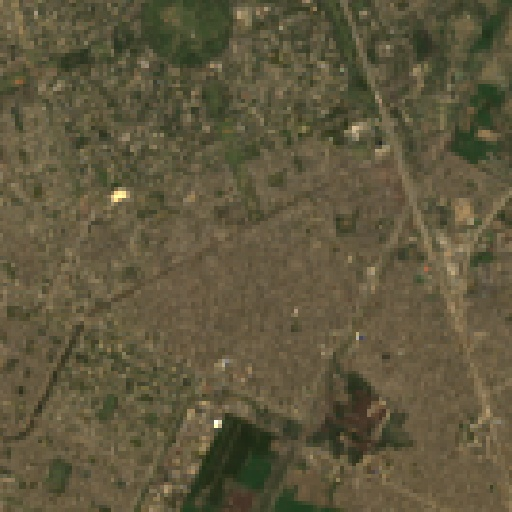
#> input picture src/dataset/2014.png, 512 x 512 px
$ python app.py   (older library calls are emulated)
#> lines starting #> are read from the running program, lines starting #| are printed output that depends on the picture; after the words box and inside, x2 and y2 are one past the last pixel; in counts of white or black regions, pixels touching at a corner belong together; long printed decimals are rounded
### src/imageprocessor/qualityprocessor.py
import cv2
import numpy as np
def estimateimageblurfrompicture(img):
    return cv2.Laplacian(img,cv2.CV_64F).var()

def estimateimageblurbypath(img_path):
    img=cv2.imread(img_path,0)
    return estimateimageblurfrompicture(img)

def getabsvarbyvalues(var1,var2):
    #will return true if var1<=var2
    #will return false if var1>var2
    if var1>=var2:
        return True,var1-var2
    return False,var2-var1


def getscale_factor(var1, var2):
    if var1 <= var2:
        return 1.0
    predicted_scale = np.sqrt(var2 / var1)
    return max(0.05, min(0.99, predicted_scale))


### src/imageeditor/qualitychanger.py
import cv2
import numpy as np
# [10 lines left out: function GaussianImageBlur, not called in this run]

#Pixelation
def decreaseimagequality(img1,score1,scale_factor): #from main score1>score2
    #for this function the score of img1 should be greater than the score of the image 2

    h,w=img1.shape

    low_res_w=int(w*scale_factor)
    low_res_h=int(h*scale_factor)
    img_small=cv2.resize(img1,(low_res_w,low_res_h),interpolation=cv2.INTER_AREA)
    return cv2.resize(img_small,(w,h),interpolation=cv2.INTER_NEAREST)

### src/changedetector/feature_extractor.py
import cv2
import numpy as np

def matchfeatures(image_name1, image_name2):
    """
    Detects ORB features in both images and matches them.
    Returns two lists of (x, y) coordinates for the UNMATCHED keypoints
    in image1 and image2 respectively — these are the points of interest
    (potential change regions) that did not find a match in the other image.
    """
    img1 = cv2.imread(f'{image_name1}', cv2.IMREAD_GRAYSCALE)
    img2 = cv2.imread(f'{image_name2}', cv2.IMREAD_GRAYSCALE)

    orb = cv2.ORB_create(nfeatures=10)

    kp1, des1 = orb.detectAndCompute(img1, None)
    kp2, des2 = orb.detectAndCompute(img2, None)

    bf = cv2.BFMatcher(cv2.NORM_HAMMING, crossCheck=True)
    matches = bf.match(des1, des2)
    matches = sorted(matches, key=lambda x: x.distance)

    matched_indices_img1 = {m.queryIdx for m in matches}
    matched_indices_img2 = {m.trainIdx for m in matches}

    unmatched_coords_img1 = [
        (int(kp1[idx].pt[0]), int(kp1[idx].pt[1]))
        for idx in range(len(kp1))
        if idx not in matched_indices_img1
    ]

    unmatched_coords_img2 = [
        (int(kp2[idx].pt[0]), int(kp2[idx].pt[1]))
        for idx in range(len(kp2))
        if idx not in matched_indices_img2
    ]

    return unmatched_coords_img1, unmatched_coords_img2

### src/imageeditor/markups.py
import cv2

def markregions(image_path, coordinates, save_path, radius=20, color=(0, 0, 255), thickness=2):
    """
    Loads the original color image at image_path, draws a circle at each
    (x, y) coordinate in the coordinates list, and saves the annotated
    image to save_path.

    Args:
        image_path  (str):              Path to the source image file.
        coordinates (list[tuple]):      List of (x, y) pixel coordinates to mark.
        save_path   (str):              Path where the annotated image will be saved.
        radius      (int):              Radius of each marker circle (default 20).
        color       (tuple):            BGR color of the marker circle (default red).
        thickness   (int):              Circle border thickness (default 2).
    """
    image = cv2.imread(image_path, cv2.IMREAD_COLOR)
    if image is None:
        raise FileNotFoundError(f"Could not load image at: {image_path}")

    for (x, y) in coordinates:
        cv2.circle(image, (x, y), radius, color, thickness)

    cv2.imwrite(save_path, image)
    print(f"Marked image saved to: {save_path}")

### src/authenticator/authenticate.py
import ee
def authenticateuser(project_name):
    try:
        ee.Initialize(project=project_name)
    except Exception:
        ee.Authenticate()
        ee.Initialize(project=project_name)

### app.py
from src.dataloader.sensor_config import saveimage
import json
import os
from datetime import date
from dateutil.relativedelta import relativedelta
import shutil
from src.authenticator.authenticate import authenticateuser
from src.changedetector.feature_extractor import matchfeatures
from src.imageprocessor.qualityprocessor import estimateimageblurfrompicture
from src.imageprocessor.qualityprocessor import getabsvarbyvalues,getscale_factor
from src.imageeditor.qualitychanger import GaussianImageBlur, decreaseimagequality
from src.imageeditor.markups import markregions
import cv2
# these variables would be later input from the frontend
start_year = 1984
end_year = 2015
c1 = "2014"
c2 = "2015"
geometry_points = [74.4189, 31.4697]

# Load configurations
with open('config.json', 'r') as f:
#> (reads config.json from the repository)
    config = json.load(f)

authenticateuser(config['project_name'])

year_startdate = date(start_year, 1, 1)
curr_year = start_year

# [22 lines of commented-out code are left out]
grey1 = cv2.imread(f'src/dataset/{c1}.png', cv2.IMREAD_GRAYSCALE)  # Blurry baseline
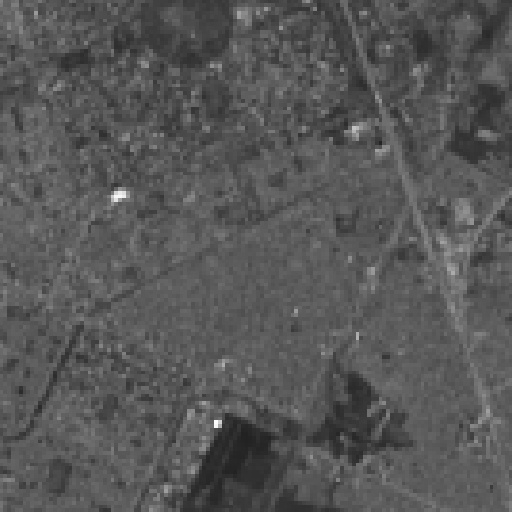
#> grey1: shape (512, 512); min 33, max 255, mean 87
grey2 = cv2.imread(f'src/dataset/{c2}.png', cv2.IMREAD_GRAYSCALE)  # Sharp target to degrade
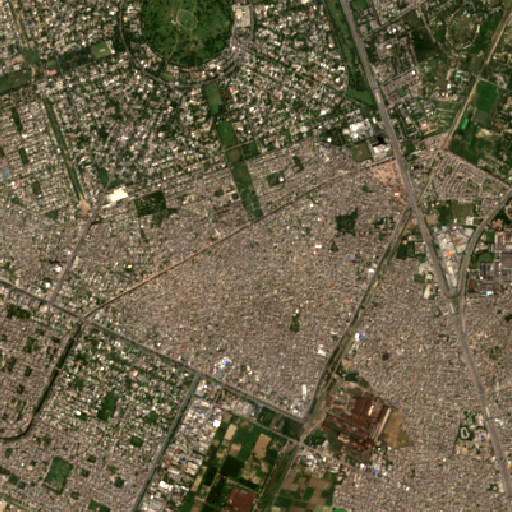
#> input picture src/dataset/2015.png, 512 x 512 px
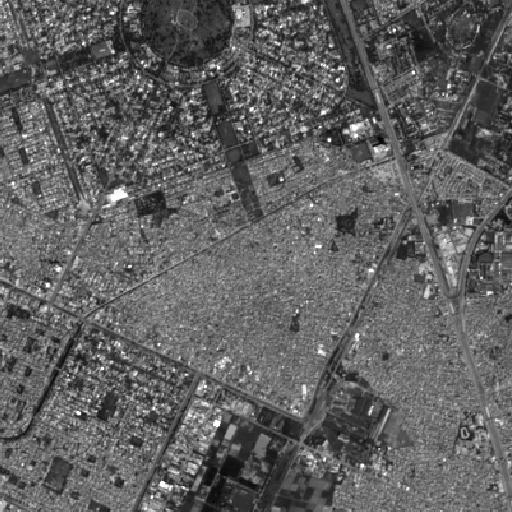
#> grey2: shape (512, 512); min 0, max 255, mean 96.4
if grey1 is None:
    # Fallback to absolute/relative path check
    grey1 = cv2.imread(f'src/dataset/{c1}.png', cv2.IMREAD_GRAYSCALE)
if grey2 is None:
    grey2 = cv2.imread(f'src/dataset/{c2}.png', cv2.IMREAD_GRAYSCALE)

# 2. Get initial variance scores
var1 = estimateimageblurfrompicture(grey1)
#> var1 = 193.4
var2 = estimateimageblurfrompicture(grey2)
#> var2 = 1926.7
print('The gray score values are: ')
print(var1, var2)
#| 193.446 1926.652
returnstatus, abs_var = getabsvarbyvalues(var1, var2)
#> returnstatus = False; abs_var = 1733.2
print(returnstatus, abs_var)
#| False 1733.206

# Initial estimate of scale factor
scale_factor = getscale_factor(var2, var1)
#> in getscale_factor, `predicted_scale = np.sqrt(var2 / var1)`: predicted_scale = 0.317
#> scale_factor = 0.317

# Create a copy of grey2 to safely mutate inside the loop
grey2_processed = grey2.copy()

# We set a minimum threshold to prevent downscaling to less than 5% of the original size
min_scale_threshold = 0.05
prev_scale_factor = 1.0

# 3. Dynamic Feedback Loop: Adjust scale factor based on the variance ratio
# This formula automatically adapts the step size for different years/sensors
while scale_factor > min_scale_threshold and estimateimageblurfrompicture(grey2_processed) > var1:
    current_var = estimateimageblurfrompicture(grey2_processed)

    # If the scale factor is no longer changing significantly, stop to prevent infinite looping
    if abs(prev_scale_factor - scale_factor) < 1e-4:
        break

    prev_scale_factor = scale_factor

    # Degrade the sharp image (grey2) and store it back into grey2_processed
    grey2_processed = decreaseimagequality(grey2, current_var, scale_factor)

    # Dynamic formula: update the scale factor based on the ratio of target variance to current variance.
    # We use a dampening exponent (e.g., 0.4) to smoothly converge without overshooting.
    scale_factor *= (var1 / current_var) ** 0.4
#> this loop made 3 passes
#> (current_var, prev_scale_factor, low_res_w in decreaseimagequality, low_res_h in decreaseimagequality, scale_factor) on passes 1 to 3: (1926.7, 0.317, 162, 162, 0.126), (745.5, 0.126, 64, 64, 0.0737), (215.5, 0.0737, 37, 37, 0.0706)
#> pass 1, `grey2_processed = decreaseimagequality(grey2, current_var, scale_factor)`:
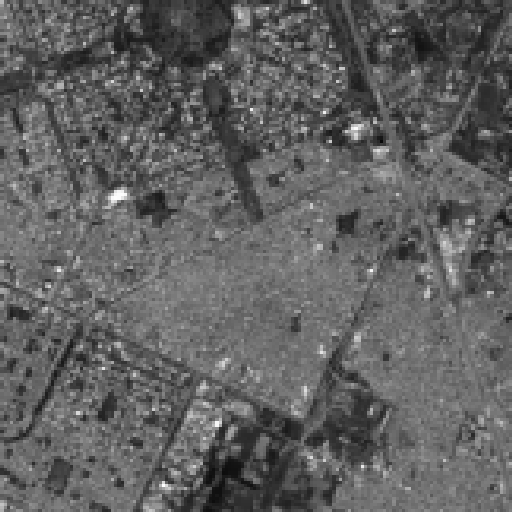
#> grey2_processed: shape (512, 512); min 8, max 254, mean 96.3
#> after the loop:
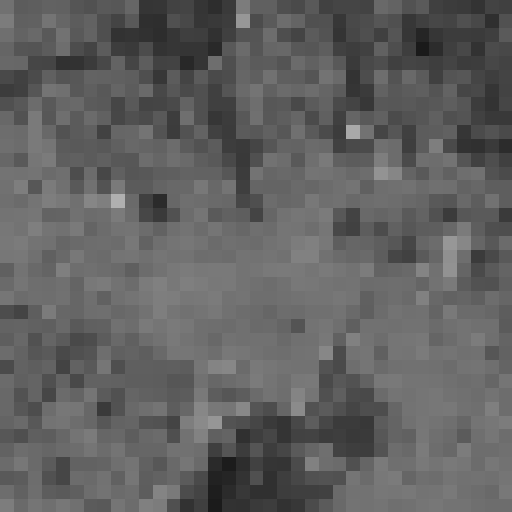
#> grey2_processed: shape (512, 512); min 26, max 176, mean 96.3
#> after the loop, scale_factor = 0.0706

# 4. Corrected Saving Logic: Save the processed image using c1 and c2 variables
cv2.imwrite(f"src/dataset/res{c2}.png", grey2_processed)  # This is the newly matched image
cv2.imwrite(f"src/dataset/res{c1}.png", grey1)            # This is your pristine, untouched baseline

# 5. Feature Matching: detect unmatched keypoints (regions of potential change)
coords_img1, coords_img2 = matchfeatures(
    f'src/dataset/res{c1}.png',
    f'src/dataset/res{c2}.png'
)
#> in matchfeatures, `kp1, des1 = orb.detectAndCompute(img1, None)`: kp1 = 10 keypoints; (x, y, size): (215, 426, 31), (215, 426, 37.2), (216, 425, 53.6), (216, 421, 64.3), (215, 421, 37.2), (215, 426, 44.6), (215, 422, 44.6), (221, 425, 31), (216, 423, 77.1), (119, 194, 92.6)
#> in matchfeatures, `kp2, des2 = orb.detectAndCompute(img2, None)`: kp2 = 8 keypoints; (x, y, size): (347, 137, 44.6), (347, 137, 53.6), (348, 137, 64.3), (346, 134, 92.6), (348, 137, 77.1), (347, 126, 37.2), (347, 127, 44.6), (359, 126, 37.2)
#> in matchfeatures, `matches = bf.match(des1, des2)`: matches = 3 matches
#> in matchfeatures, `matched_indices_img1 = {m.queryIdx for m in matches}`: matched_indices_img1 = 3 items
#> in matchfeatures, `unmatched_coords_img1 = [ (int(kp1[idx].pt[0]), int(kp1[idx].pt[1])) f..`: unmatched_coords_img1 = [(221, 425), (214, 426), (214, 426), (214, 421), (216, 425), (215, 420), (119, 194)]
#> in matchfeatures, `unmatched_coords_img2 = [ (int(kp2[idx].pt[0]), int(kp2[idx].pt[1])) f..`: unmatched_coords_img2 = [(346, 126), (347, 136), (347, 126), (348, 136), (346, 134)]
#> coords_img1 has the same summary as unmatched_coords_img1 in matchfeatures; coords_img2 has the same summary as unmatched_coords_img2 in matchfeatures
print(f'Unmatched coords in {c1}: {coords_img1}')
#| Unmatched coords in 2014: [(221, 425), (214, 426), (214, 426), (214, 421), (216, 425), (215, 420), (119, 194)]
print(f'Unmatched coords in {c2}: {coords_img2}')
#| Unmatched coords in 2015: [(346, 126), (347, 136), (347, 126), (348, 136), (346, 134)]

# 6. Mark the detected change regions on the original (color) images
markregions(
    image_path=f'src/dataset/{c1}.png',
    coordinates=coords_img1,
    save_path=f'src/dataset/marked_{c1}.png'
)
#> in markregions, image is the input picture: shape (512, 512, 3); mean B, G, R 61.9, 87.6, 95.4
#> the loop in markregions, `for (x, y) in coordinates:` made 7 passes
#> after the loop in markregions, `for (x, y) in coordinates:`:
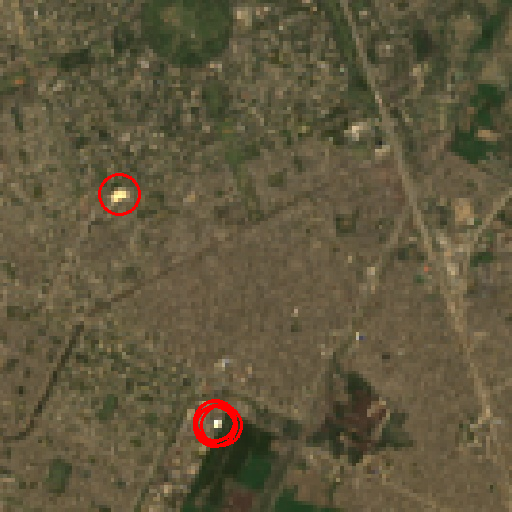
#> image: shape (512, 512, 3); 0.58% of pixels changed, all inside (x1, y1, x2, y2) = (98, 173, 243, 448)
markregions(
    image_path=f'src/dataset/{c2}.png',
    coordinates=coords_img2,
    save_path=f'src/dataset/marked_{c2}.png'
)
#> call 2 of markregions, with image_path = 'src/dataset/2015.png', save_path = 'src/dataset/marked_2015.png', radius = 20, color = (0, 0, 255), thickness = 2
#> in markregions, image is the input picture: shape (512, 512, 3); mean B, G, R 72.2, 97.2, 105.6
#> the loop in markregions (call 2), `for (x, y) in coordinates:` made 5 passes
#> after the loop in markregions (call 2), `for (x, y) in coordinates:`:
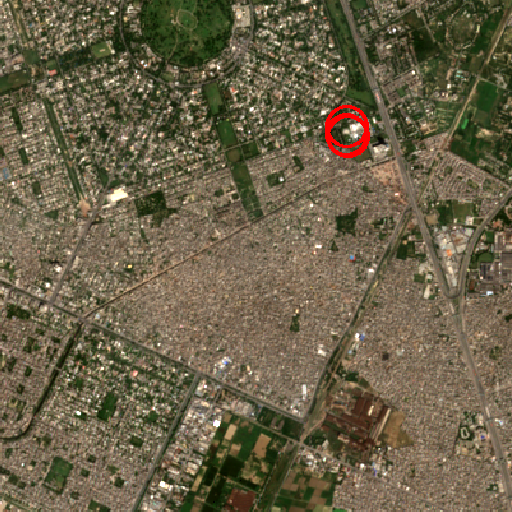
#> image: shape (512, 512, 3); 0.39% of pixels changed, all inside (x1, y1, x2, y2) = (325, 105, 370, 158)
